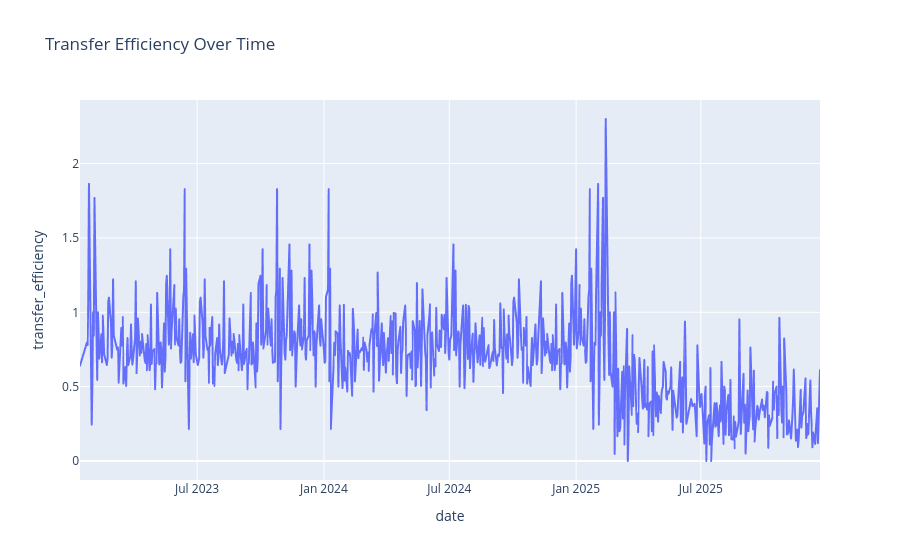

Notebook cell for this chart:
### Code cell
fig = px.line(
    df,
    x='date',
    y='transfer_efficiency',
    title='Transfer Efficiency Over Time'
)

fig.show()

### Figure 1 — Plotly figure (JSON) as saved in the notebook; plotly's stock layout.template omitted (floating-point values rounded to 4 significant figures; data arrays with more than 128 entries replaced by an {"elided": "..."} marker saying what was removed)
{"data": [{"hovertemplate": "date=%{x}<br>transfer_efficiency=%{y}<extra></extra>", "legendgroup": "", "line": {"color": "#636efa", "dash": "solid"}, "marker": {"symbol": "circle"}, "mode": "lines", "name": "", "showlegend": false, "type": "scattergl", "x": {"elided": "1170 str values"}, "xaxis": "x", "y": {"elided": "1170 float values"}, "yaxis": "y"}], "layout": {"legend": {"tracegroupgap": 0}, "title": {"text": "Transfer Efficiency Over Time"}, "xaxis": {"anchor": "y", "domain": [0, 1], "title": {"text": "date"}}, "yaxis": {"anchor": "x", "domain": [0, 1], "title": {"text": "transfer_efficiency"}}}}
